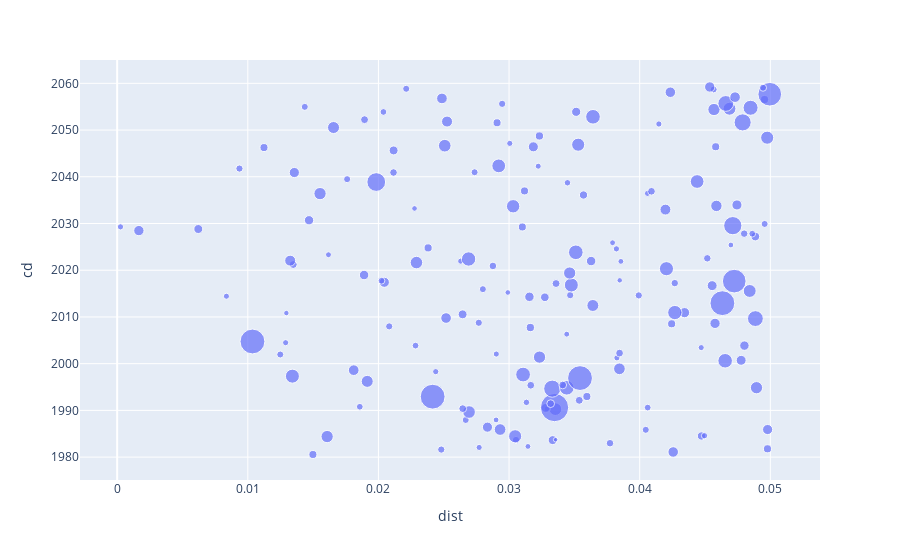

Notebook code for this chart:
### Code cell
import plotly.express as px

fig = px.scatter(asteroids, x = 'dist', y = 'cd',
                 size='diameter')

fig.show()

### Figure 1 — Plotly figure (JSON) as saved in the notebook; plotly's stock layout.template omitted (floating-point values rounded to 4 significant figures; data arrays with more than 128 entries replaced by an {"elided": "..."} marker saying what was removed)
{"data": [{"hovertemplate": "dist=%{x}<br>cd=%{y}<br>diameter=%{marker.size}<extra></extra>", "legendgroup": "", "marker": {"color": "#636efa", "size": {"elided": "168 float values"}, "sizemode": "area", "sizeref": 0.0175, "symbol": "circle"}, "mode": "markers", "name": "", "orientation": "h", "showlegend": false, "type": "scatter", "x": {"elided": "168 float values"}, "xaxis": "x", "y": {"elided": "168 str values"}, "yaxis": "y"}], "layout": {"legend": {"itemsizing": "constant", "tracegroupgap": 0}, "margin": {"t": 60}, "xaxis": {"anchor": "y", "domain": [0, 1], "title": {"text": "dist"}}, "yaxis": {"anchor": "x", "domain": [0, 1], "title": {"text": "cd"}}}}
